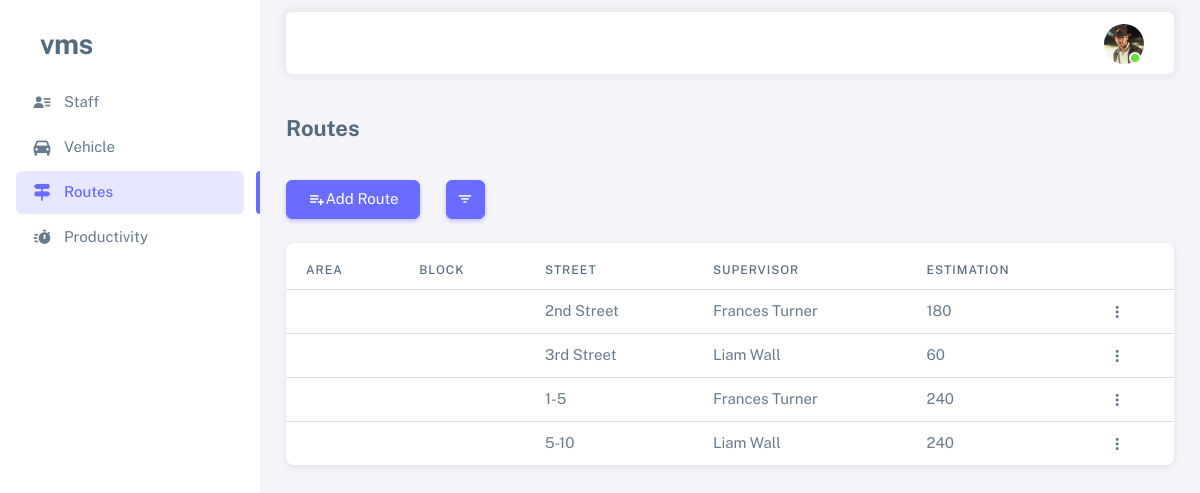
/route-list/ (signed in), run on the app's committed database.
### vms_app/models.py (models this page shows, shortened)
class Employee(AbstractBaseUser, PermissionsMixin):
    id = models.UUIDField(primary_key=True, editable=False, unique=True, default=uuid.uuid4)
    name = models.CharField(max_length=100)
    image = models.ImageField(upload_to='profiles/', null=True, blank=True)
    employee_id = models.CharField(max_length=100, unique=True)
    is_active = models.BooleanField(default=True)
    is_staff = models.BooleanField(default=True)
    is_superuser = models.BooleanField(default=False)
    contact = models.CharField(max_length=255)
    address = models.TextField()
    remark = models.TextField(null=True, blank=True)
    objects = EmployeeManager()
    USERNAME_FIELD = 'employee_id'
    REQUIRED_FIELDS = ['name']
    def __str__(self) -> str:
        return self.name

class Route(models.Model):
    street = models.CharField(max_length=500)
    is_active = models.BooleanField(default=True)
    supervisor = models.ForeignKey(Employee, on_delete=models.SET_NULL, null=True, blank=True,
                                   related_name='route_supervised_by', limit_choices_to={'is_active': True})
    estimation = models.IntegerField()
    created_by = models.ForeignKey(Employee, on_delete=models.SET_NULL, null=True, blank=True,
                                   related_name='route_created_by')
    created_on = models.DateTimeField(auto_now_add=True)
    updated_by = models.ForeignKey(Employee, on_delete=models.SET_NULL, null=True, blank=True,
                                   related_name='route_updated_by')
    updated_on = models.DateTimeField(auto_now=True)
    zone = models.ForeignKey(Zone, related_name='zone_routes_set', on_delete=models.PROTECT, null=True, blank=True)
    wards = models.ForeignKey(Ward, related_name='ward_routes_set', on_delete=models.PROTECT, null=True, blank=True)

### vms_app/views.py (the view)
# urls.py: path('route-list/', views.route_list, name='route_list'),
@login_required(login_url='login')
@active_required
def route_list(request):
    serch_active = False if request.GET.get('query', None) == "in_active" else True
    routes = Route.objects.filter(is_active=serch_active)
    context = {
        "routes": routes,
        "menu": "menu-route"
    }
    return render(request, 'vms_app/routes_list.html', context)

### vms_app/templates/vms_app/routes_list.html (shortened to what this page needs)
{% extends "base.html" %}
{% block content %}
<h4 class="fw-bold py-3 mb-4">Routes</h4>
<div class="row">
    <div class="col-auto">
        <a href="{% url "add_route" %}" class="btn btn-primary">
            <span class="tf-icons bx bx-list-plus"></span> Add Route
        </a>
    </div>
    <div class="col-auto">
        <button type="button" class="btn btn-primary btn-icon dropdown-toggle hide-arrow" data-bs-toggle="dropdown" aria-expanded="false">
            <i class="bx bx-filter"></i>
        </button>
    </div>
</div>
<div class="card mt-4">
    <div class="table-responsive text-nowrap mt-2">
        <table class="table">
            <thead>
                <tr>
                    <th>Area</th>
                    <th>Block</th>
                    <th>Street</th>
                    <th>Supervisor</th>
                    <th>Estimation</th>
                    <th></th>
                </tr>
            </thead>
            <tbody class="table-border-bottom-0">
                {% for route in routes %}
                <tr>
                    <td>{{route.area}}</td>
                    <td>{{route.block}}</td>
                    <td>{{route.street}}</td>
                    <td>{{route.supervisor}}</td>
                    <td>{{route.estimation}}</td>
                    <td>
                        {% if request.user.is_superuser %}
                        <div class="dropdown">
                            <button type="button" class="btn p-0 dropdown-toggle hide-arrow" data-bs-toggle="dropdown">
                              <i class="bx bx-dots-vertical-rounded"></i>
                            </button>
                        </div>
                        {% else %}
                            <a href="{% url "edit_route" route.id %}" class="btn btn-sm btn-icon btn-primary">
                                <span class="tf-icons bx bxs-pencil"></span>
                            </a>
                        {% endif %}
                    </td>
                </tr>
                {% endfor %}
            </tbody>
        </table>
    </div>
</div>
{% endblock content %}

### templates/base.html (shortened to what this page needs)
<!DOCTYPE html>
{% load static %}
<html
  lang="en"
  class="light-style layout-menu-fixed"
  dir="ltr"
  data-theme="theme-default"
  data-assets-path="{% static "assets/" %}"
  data-template="vertical-menu-template-free"
>
<head>
  <link rel="stylesheet" href="{% static "assets/vendor/fonts/boxicons.css" %}" />
  <link rel="stylesheet" href="{% static "assets/vendor/css/core.css" %}" class="template-customizer-core-css" />
  <link rel="stylesheet" href="{% static "assets/vendor/css/theme-default.css" %}" class="template-customizer-theme-css" />
  <link rel="stylesheet" href="{% static "assets/css/demo.css" %}" />
  <link rel="stylesheet" href="{% static "assets/vendor/libs/perfect-scrollbar/perfect-scrollbar.css" %}" />
  <link rel="stylesheet" href="{% static "assets/vendor/libs/apex-charts/apex-charts.css" %}" />
  <link rel="stylesheet" href="https://cdn.jsdelivr.net/npm/bootstrap-icons@1.11.3/font/bootstrap-icons.min.css">
</head>
<body>
  <div class="layout-wrapper layout-content-navbar">
    <div class="layout-container">
      <aside id="layout-menu" class="layout-menu menu-vertical menu bg-menu-theme">
        <div class="app-brand demo">
          <a href="{% url "home" %}" class="app-brand-link">
            <span class="app-brand-text demo menu-text fw-bolder ms-2">VMS</span>
          </a>
        </div>
        <ul class="menu-inner py-1">
          {% if request.user.is_superuser %}
            <li class="menu-item" id="menu-staff">
              <a href="{% url "staff_list" %}" class="menu-link">
                <i class="menu-icon tf-icons bx bxs-user-detail"></i>
                <div data-i18n="Staff">Staff</div>
              </a>
            </li>
          {% endif %}
          <li class="menu-item" id="menu-vehicle">
            <a href="{% url "home" %}" class="menu-link">
              <i class="menu-icon tf-icons bx bxs-car"></i>
              <div data-i18n="Vehicle">Vehicle</div>
            </a>
          </li>
          <li class="menu-item" id="menu-route">
            <a href="{% url "route_list" %}" class="menu-link">
              <i class="menu-icon tf-icons bx bxs-directions"></i>
              <div data-i18n="Routes">Routes</div>
            </a>
          </li>
          <li class="menu-item" id="menu-productivity">
            <a href="{% url "productivity_list" %}" class="menu-link">
              <i class="menu-icon tf-icons bx bxs-timer"></i>
              <div data-i18n="Routes">Productivity</div>
            </a>
          </li>
        </ul>
      </aside>
      <div class="layout-page">
        <nav class="layout-navbar container-xxl navbar navbar-expand-xl navbar-detached align-items-center bg-navbar-theme" id="layout-navbar">
          <div class="navbar-nav-right d-flex align-items-center" id="navbar-collapse">
            <ul class="navbar-nav flex-row align-items-center ms-auto">
              <li class="nav-item navbar-dropdown dropdown-user dropdown">
                <a class="nav-link dropdown-toggle hide-arrow" href="javascript:void(0);" data-bs-toggle="dropdown">
                  <div class="avatar avatar-online">
                    <img src="{% if request.user.image %}{{ request.user.image.url }}{% else %}{% static "assets/img/avatars/default.png" %}{% endif %}" width="50px" alt class="w-px-40 h-auto rounded-circle" />
                  </div>
                </a>
              </li>
            </ul>
          </div>
        </nav>
        <div class="content-wrapper">
          <div class="container-xxl flex-grow-1 container-p-y">
            {% block content %}
            {% endblock content %}
          </div>
        </div>
      </div>
    </div>
  </div>
</body>
</html>

### static/assets/css/demo.css (style rules this page uses)
.menu .app-brand.demo { height: 64px; margin-top: 12px; }
.app-brand-text.demo { font-size: 1.75rem; letter-spacing: -0.5px; text-transform: lowercase; }

### data on the page
Employee: image (picture)
Route: street "2nd Street", supervisor "Frances Turner", estimation "180"
Route: street "3rd Street", supervisor "Liam Wall", estimation "60"
Route: street "1-5", supervisor "Frances Turner", estimation "240"
Route: street "5-10", supervisor "Liam Wall", estimation "240"
